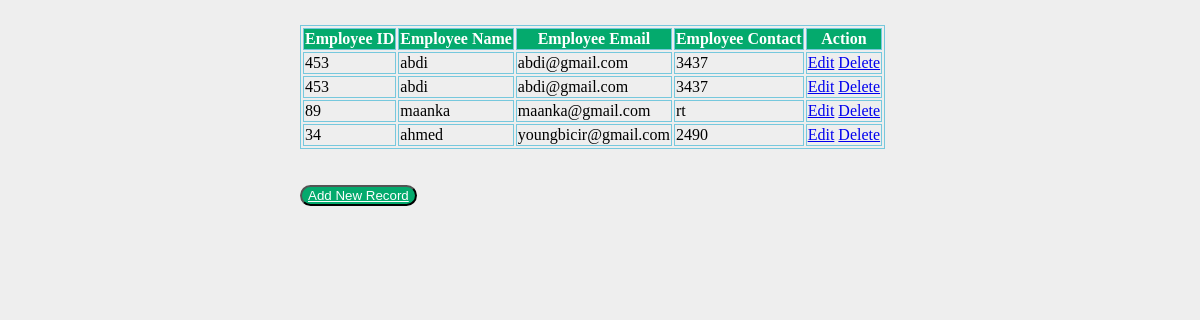
The page /show on the database as committed earlier.
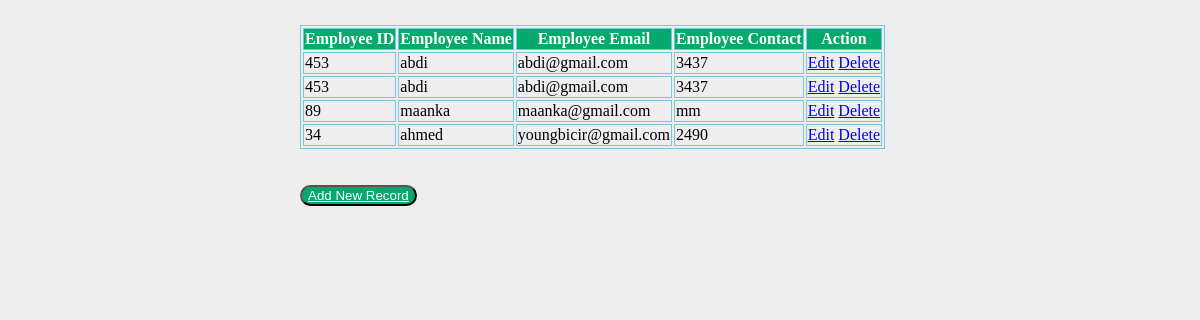
The same page on the database as committed later.
### employee/models.py (models this page shows, shortened)
class Employee(models.Model):
    eid = models.CharField(max_length=20)
    ename = models.CharField(max_length=100)
    eemail = models.EmailField()
    econtact = models.CharField(max_length=15)
    class Meta:
        db_table = "employee"

### employee/views.py (the view)
# urls.py: path('show',views.show),
def show(request):
    employees = Employee.objects.all()
    return render(request,"show.html",{'employees':employees})

### employee/templates/show.html (shortened to what this page needs)
<!DOCTYPE html>
<html lang="en">
<head>
    {% load static %}
    <link rel="stylesheet" href="{% static 'css/style.css' %}">
</head>
<body>
    <table>
        <thead>
            <tr>
                <th>Employee ID</th>
                <th>Employee Name</th>
                <th>Employee Email</th>
                <th>Employee Contact</th>
                <th>Action</th>
            </tr>
        </thead>
        <tbody>
            {% for employee in employees %}
            <tr>
                <td>{{ employee.eid }}</td>
                <td>{{employee.ename}}</td>
                <td>{{employee.eemail}}</td>
                <td>{{employee.econtact}}</td>
                <td>
                    <a href="/edit/{{ employee.id }}">Edit</a>
                    <a href="/delete/{{employee.id}}">Delete</a>
                </td>
            </tr>
            {% endfor %}
        </tbody>
    </table>
    <br>
    <br>
    <button><a style="color:white;" href="/emp">Add New Record</a></button>
</body>
</html>

### employee/static/css/style.css (style rules this page uses)
body { background: #eee; height: 100%; margin: 25px 0; padding-left: 300px; }
table, th, td { border: 1px solid rgb(118, 200, 221); }
th { background-color: #04AA6D; color: white; }
button { border-radius: 12px; color: aqua; background-color: #04AA6D; cursor: pointer; }

Rows that differ between the two databases and show on the page:
changed Employee "maanka": econtact "rt" → "mm"
